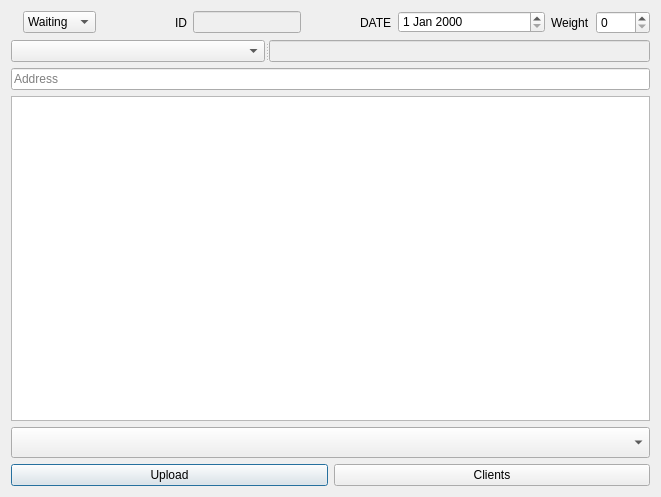
<?xml version="1.0" encoding="UTF-8"?>
<ui version="4.0">
 <class>DialogRecortEditForm</class>
 <widget class="QDialog" name="DialogRecortEditForm">
  <property name="geometry">
   <rect>
    <x>0</x>
    <y>0</y>
    <width>661</width>
    <height>497</height>
   </rect>
  </property>
  <property name="windowTitle">
   <string>Dialog</string>
  </property>
  <layout class="QGridLayout" name="gridLayout_5">
   <item row="0" column="0">
    <layout class="QGridLayout" name="gridLayout_4">
     <item row="5" column="0">
      <widget class="QComboBox" name="comboBox_Clients">
       <property name="font">
        <font>
         <pointsize>14</pointsize>
        </font>
       </property>
       <property name="editable">
        <bool>false</bool>
       </property>
       <property name="duplicatesEnabled">
        <bool>true</bool>
       </property>
      </widget>
     </item>
     <item row="6" column="0">
      <layout class="QGridLayout" name="gridLayout_3">
       <item row="0" column="0">
        <widget class="QPushButton" name="pushButton">
         <property name="text">
          <string>Upload</string>
         </property>
        </widget>
       </item>
       <item row="0" column="1">
        <widget class="QPushButton" name="pushButton_2">
         <property name="text">
          <string>Clients</string>
         </property>
        </widget>
       </item>
      </layout>
     </item>
     <item row="0" column="0">
      <layout class="QGridLayout" name="gridLayout_2">
       <item row="0" column="2" alignment="Qt::AlignRight">
        <widget class="QLineEdit" name="lineEdit_ID">
         <property name="enabled">
          <bool>false</bool>
         </property>
        </widget>
       </item>
       <item row="0" column="1" alignment="Qt::AlignRight">
        <widget class="QLabel" name="label_2">
         <property name="text">
          <string>ID</string>
         </property>
        </widget>
       </item>
       <item row="0" column="4" alignment="Qt::AlignRight">
        <widget class="QLabel" name="label">
         <property name="text">
          <string>DATE</string>
         </property>
        </widget>
       </item>
       <item row="0" column="6">
        <layout class="QFormLayout" name="formLayout">
         <item row="0" column="0">
          <widget class="QLabel" name="label_3">
           <property name="text">
            <string>Weight</string>
           </property>
          </widget>
         </item>
         <item row="0" column="1">
          <widget class="QSpinBox" name="spinBox_Weight">
           <property name="maximum">
            <number>1000</number>
           </property>
          </widget>
         </item>
        </layout>
       </item>
       <item row="0" column="5">
        <widget class="QDateEdit" name="dateEdit">
         <property name="minimumSize">
          <size>
           <width>147</width>
           <height>0</height>
          </size>
         </property>
         <property name="maximumSize">
          <size>
           <width>147</width>
           <height>22</height>
          </size>
         </property>
        </widget>
       </item>
       <item row="0" column="0" alignment="Qt::AlignRight">
        <widget class="QComboBox" name="comboBox_Status">
         <property name="maximumSize">
          <size>
           <width>73</width>
           <height>16777215</height>
          </size>
         </property>
         <item>
          <property name="text">
           <string>Waiting</string>
          </property>
         </item>
         <item>
          <property name="text">
           <string>Executor</string>
          </property>
         </item>
         <item>
          <property name="text">
           <string>Final</string>
          </property>
         </item>
        </widget>
       </item>
      </layout>
     </item>
     <item row="4" column="0">
      <widget class="QPlainTextEdit" name="plainTextEdit"/>
     </item>
     <item row="3" column="0">
      <widget class="QLineEdit" name="lineEdit_Address">
       <property name="placeholderText">
        <string>Address</string>
       </property>
      </widget>
     </item>
     <item row="1" column="0">
      <layout class="QGridLayout" name="gridLayout"/>
     </item>
     <item row="2" column="0">
      <widget class="QSplitter" name="splitter">
       <property name="orientation">
        <enum>Qt::Horizontal</enum>
       </property>
       <widget class="QComboBox" name="comboBox_NameProducts">
        <property name="minimumSize">
         <size>
          <width>73</width>
          <height>22</height>
         </size>
        </property>
       </widget>
       <widget class="QLineEdit" name="lineEdit_CurrentProduct">
        <property name="enabled">
         <bool>false</bool>
        </property>
       </widget>
      </widget>
     </item>
    </layout>
   </item>
  </layout>
 </widget>
 <resources/>
 <connections/>
</ui>
